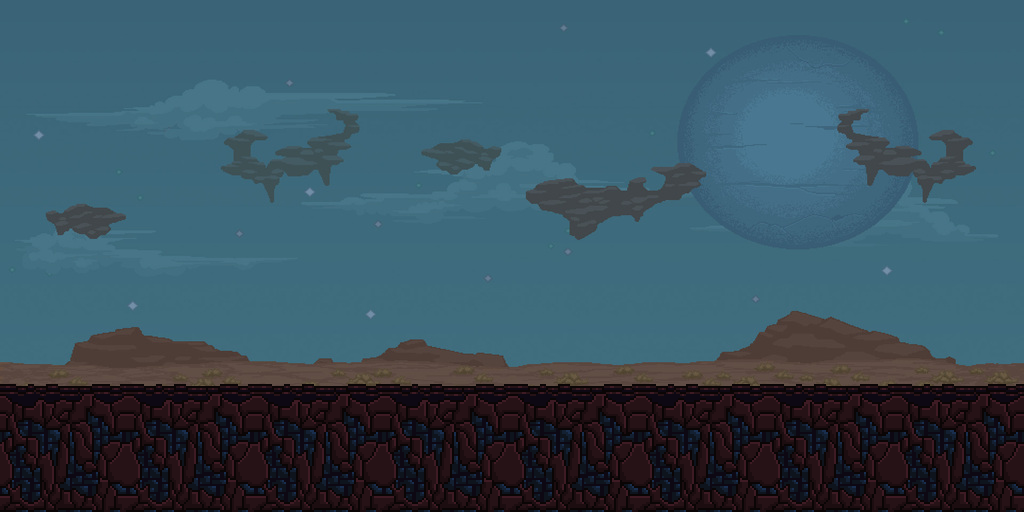

Rendered tile map (Tiled .tmx) drawn with the repository's tilesets; below, a short description and the full map source, tile grids included:
An orthogonal 8x4 tile map with 128x128 px tiles, 2 tile layers (fondo, plataformas), 2 tilesets and 2 objects (hero, crawler).

<map version="1.8" tiledversion="1.8.1" orientation="orthogonal" renderorder="right-down" width="8" height="4" tilewidth="128" tileheight="128" infinite="0" nextlayerid="5" nextobjectid="4">
 <tileset firstgid="1" name="fondo" tilewidth="128" tileheight="128" tilecount="32" columns="8">
  <image source="fondo.jpg" width="1024" height="512" />
 </tileset>
 <tileset firstgid="33" name="texture" tilewidth="128" tileheight="128" tilecount="32" columns="2">
  <image source="texture.png" width="256" height="2048" />
 </tileset>
 <layer id="1" name="fondo" width="8" height="4">
  <data encoding="csv">
1,2,3,4,5,6,7,8,
9,10,11,12,13,14,15,16,
17,18,19,20,21,22,23,24,
25,26,27,28,29,30,31,32
</data>
 </layer>
 <layer id="2" name="plataformas" width="8" height="4">
  <data encoding="csv">
0,0,0,0,0,0,0,0,
0,0,0,0,0,0,0,0,
0,0,0,0,0,0,0,0,
53,53,53,53,53,53,53,53
</data>
 </layer>
 <objectgroup id="3" name="objects">
  <object id="2" name="hero" x="120" y="264" width="64" height="120" />
  <object id="3" name="enemigo" type="crawler" x="732" y="264" width="62" height="118" />
 </objectgroup>
 <objectgroup id="4" name="enemiges" />
</map>
